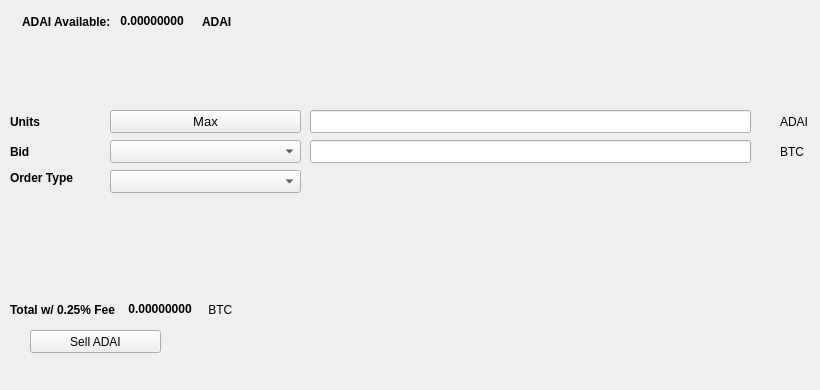
   <widget class="QWidget" name="SellTab">
    <attribute name="title">
     <string>Sell</string>
    </attribute>
    <widget class="QLabel" name="label_16">
     <property name="geometry">
      <rect>
       <x>780</x>
       <y>140</y>
       <width>31</width>
       <height>23</height>
      </rect>
     </property>
     <property name="text">
      <string>BTC</string>
     </property>
    </widget>
    <widget class="QComboBox" name="SellBidcomboBox">
     <property name="geometry">
      <rect>
       <x>110</x>
       <y>140</y>
       <width>191</width>
       <height>23</height>
      </rect>
     </property>
     <property name="font">
      <font>
       <pointsize>10</pointsize>
      </font>
     </property>
    </widget>
    <widget class="QLabel" name="label_18">
     <property name="geometry">
      <rect>
       <x>10</x>
       <y>110</y>
       <width>46</width>
       <height>23</height>
      </rect>
     </property>
     <property name="font">
      <font>
       <weight>75</weight>
       <bold>true</bold>
      </font>
     </property>
     <property name="text">
      <string>Units</string>
     </property>
    </widget>
    <widget class="QPushButton" name="Sell_Max_Amount">
     <property name="geometry">
      <rect>
       <x>110</x>
       <y>110</y>
       <width>191</width>
       <height>23</height>
      </rect>
     </property>
     <property name="font">
      <font>
       <pointsize>10</pointsize>
      </font>
     </property>
     <property name="text">
      <string>Max</string>
     </property>
    </widget>
    <widget class="QLabel" name="label_20">
     <property name="geometry">
      <rect>
       <x>10</x>
       <y>170</y>
       <width>91</width>
       <height>16</height>
      </rect>
     </property>
     <property name="font">
      <font>
       <weight>75</weight>
       <bold>true</bold>
      </font>
     </property>
     <property name="text">
      <string>Order Type</string>
     </property>
    </widget>
    <widget class="QComboBox" name="SellOrdertypeCombo">
     <property name="geometry">
      <rect>
       <x>110</x>
       <y>170</y>
       <width>191</width>
       <height>23</height>
      </rect>
     </property>
     <property name="font">
      <font>
       <pointsize>10</pointsize>
      </font>
     </property>
    </widget>
    <widget class="QLabel" name="label_21">
     <property name="geometry">
      <rect>
       <x>10</x>
       <y>140</y>
       <width>46</width>
       <height>23</height>
      </rect>
     </property>
     <property name="font">
      <font>
       <weight>75</weight>
       <bold>true</bold>
      </font>
     </property>
     <property name="text">
      <string>Bid</string>
     </property>
    </widget>
    <widget class="QLabel" name="label_22">
     <property name="geometry">
      <rect>
       <x>780</x>
       <y>110</y>
       <width>31</width>
       <height>23</height>
      </rect>
     </property>
     <property name="text">
      <string>ADAI</string>
     </property>
    </widget>
    <widget class="QLineEdit" name="UnitsInputADAI">
     <property name="geometry">
      <rect>
       <x>310</x>
       <y>110</y>
       <width>441</width>
       <height>23</height>
      </rect>
     </property>
     <property name="font">
      <font>
       <pointsize>9</pointsize>
       <weight>75</weight>
       <bold>true</bold>
      </font>
     </property>
    </widget>
    <widget class="QLineEdit" name="SellBidPriceEdit">
     <property name="geometry">
      <rect>
       <x>310</x>
       <y>140</y>
       <width>441</width>
       <height>23</height>
      </rect>
     </property>
     <property name="font">
      <font>
       <pointsize>9</pointsize>
       <weight>75</weight>
       <bold>true</bold>
      </font>
     </property>
    </widget>
    <widget class="QPushButton" name="SellADAIBTN">
     <property name="geometry">
      <rect>
       <x>30</x>
       <y>330</y>
       <width>131</width>
       <height>23</height>
      </rect>
     </property>
     <property name="text">
      <string>Sell ADAI</string>
     </property>
     <property name="icon">
      <iconset resource="../bitzonecoin">
       <normaloff>:/icons/bitcoin</normaloff>:/icons/bitcoin</iconset>
     </property>
    </widget>
    <widget class="QWidget" name="layoutWidget3">
     <property name="geometry">
      <rect>
       <x>22</x>
       <y>12</y>
       <width>258</width>
       <height>19</height>
      </rect>
     </property>
     <layout class="QHBoxLayout" name="horizontalLayout">
      <item>
       <widget class="QLabel" name="label232_2">
        <property name="font">
         <font>
          <weight>75</weight>
          <bold>true</bold>
         </font>
        </property>
        <property name="text">
         <string>ADAI Available:</string>
        </property>
       </widget>
      </item>
      <item>
       <widget class="QLabel" name="ADAIAvailableLabel">
        <property name="palette">
         <palette>
          <active>
           <colorrole role="WindowText">
            <brush brushstyle="SolidPattern">
             <color alpha="255">
              <red>0</red>
              <green>0</green>
              <blue>0</blue>
             </color>
            </brush>
           </colorrole>
           <colorrole role="Button">
            <brush brushstyle="SolidPattern">
             <color alpha="255">
              <red>0</red>
              <green>170</green>
              <blue>0</blue>
             </color>
            </brush>
           </colorrole>
           <colorrole role="Light">
            <brush brushstyle="SolidPattern">
             <color alpha="255">
              <red>0</red>
              <green>255</green>
              <blue>0</blue>
             </color>
            </brush>
           </colorrole>
           <colorrole role="Midlight">
            <brush brushstyle="SolidPattern">
             <color alpha="255">
              <red>0</red>
              <green>212</green>
              <blue>0</blue>
             </color>
            </brush>
           </colorrole>
           <colorrole role="Dark">
            <brush brushstyle="SolidPattern">
             <color alpha="255">
              <red>0</red>
              <green>85</green>
              <blue>0</blue>
             </color>
            </brush>
           </colorrole>
           <colorrole role="Mid">
            <brush brushstyle="SolidPattern">
             <color alpha="255">
              <red>0</red>
              <green>113</green>
              <blue>0</blue>
             </color>
            </brush>
           </colorrole>
           <colorrole role="Text">
            <brush brushstyle="SolidPattern">
             <color alpha="255">
              <red>0</red>
              <green>170</green>
              <blue>0</blue>
             </color>
            </brush>
           </colorrole>
           <colorrole role="BrightText">
            <brush brushstyle="SolidPattern">
             <color alpha="255">
              <red>255</red>
              <green>255</green>
              <blue>255</blue>
             </color>
            </brush>
           </colorrole>
           <colorrole role="ButtonText">
            <brush brushstyle="SolidPattern">
             <color alpha="255">
              <red>0</red>
              <green>0</green>
              <blue>0</blue>
             </color>
            </brush>
           </colorrole>
           <colorrole role="Base">
            <brush brushstyle="SolidPattern">
             <color alpha="255">
              <red>255</red>
              <green>255</green>
              <blue>255</blue>
             </color>
            </brush>
           </colorrole>
           <colorrole role="Window">
            <brush brushstyle="SolidPattern">
             <color alpha="255">
              <red>0</red>
              <green>170</green>
              <blue>0</blue>
             </color>
            </brush>
           </colorrole>
           <colorrole role="Shadow">
            <brush brushstyle="SolidPattern">
             <color alpha="255">
              <red>0</red>
              <green>0</green>
              <blue>0</blue>
             </color>
            </brush>
           </colorrole>
           <colorrole role="AlternateBase">
            <brush brushstyle="SolidPattern">
             <color alpha="255">
              <red>127</red>
              <green>212</green>
              <blue>127</blue>
             </color>
            </brush>
           </colorrole>
           <colorrole role="ToolTipBase">
            <brush brushstyle="SolidPattern">
             <color alpha="255">
              <red>255</red>
              <green>255</green>
              <blue>220</blue>
             </color>
            </brush>
           </colorrole>
           <colorrole role="ToolTipText">
            <brush brushstyle="SolidPattern">
             <color alpha="255">
              <red>0</red>
              <green>0</green>
              <blue>0</blue>
             </color>
            </brush>
           </colorrole>
          </active>
          <inactive>
           <colorrole role="WindowText">
            <brush brushstyle="SolidPattern">
             <color alpha="255">
              <red>0</red>
              <green>0</green>
              <blue>0</blue>
             </color>
            </brush>
           </colorrole>
           <colorrole role="Button">
            <brush brushstyle="SolidPattern">
             <color alpha="255">
              <red>0</red>
              <green>170</green>
              <blue>0</blue>
             </color>
            </brush>
           </colorrole>
           <colorrole role="Light">
            <brush brushstyle="SolidPattern">
             <color alpha="255">
              <red>0</red>
              <green>255</green>
              <blue>0</blue>
             </color>
            </brush>
           </colorrole>
           <colorrole role="Midlight">
            <brush brushstyle="SolidPattern">
             <color alpha="255">
              <red>0</red>
              <green>212</green>
              <blue>0</blue>
             </color>
            </brush>
           </colorrole>
           <colorrole role="Dark">
            <brush brushstyle="SolidPattern">
             <color alpha="255">
              <red>0</red>
              <green>85</green>
              <blue>0</blue>
             </color>
            </brush>
           </colorrole>
           <colorrole role="Mid">
            <brush brushstyle="SolidPattern">
             <color alpha="255">
              <red>0</red>
              <green>113</green>
              <blue>0</blue>
             </color>
            </brush>
           </colorrole>
           <colorrole role="Text">
            <brush brushstyle="SolidPattern">
             <color alpha="255">
              <red>0</red>
              <green>170</green>
              <blue>0</blue>
             </color>
            </brush>
           </colorrole>
           <colorrole role="BrightText">
            <brush brushstyle="SolidPattern">
             <color alpha="255">
              <red>255</red>
              <green>255</green>
              <blue>255</blue>
             </color>
            </brush>
           </colorrole>
           <colorrole role="ButtonText">
            <brush brushstyle="SolidPattern">
             <color alpha="255">
              <red>0</red>
              <green>0</green>
              <blue>0</blue>
             </color>
            </brush>
           </colorrole>
           <colorrole role="Base">
            <brush brushstyle="SolidPattern">
             <color alpha="255">
              <red>255</red>
              <green>255</green>
              <blue>255</blue>
             </color>
            </brush>
           </colorrole>
           <colorrole role="Window">
            <brush brushstyle="SolidPattern">
             <color alpha="255">
              <red>0</red>
              <green>170</green>
              <blue>0</blue>
             </color>
            </brush>
           </colorrole>
           <colorrole role="Shadow">
            <brush brushstyle="SolidPattern">
             <color alpha="255">
              <red>0</red>
              <green>0</green>
              <blue>0</blue>
             </color>
            </brush>
           </colorrole>
           <colorrole role="AlternateBase">
            <brush brushstyle="SolidPattern">
             <color alpha="255">
              <red>127</red>
              <green>212</green>
              <blue>127</blue>
             </color>
            </brush>
           </colorrole>
           <colorrole role="ToolTipBase">
            <brush brushstyle="SolidPattern">
             <color alpha="255">
              <red>255</red>
              <green>255</green>
              <blue>220</blue>
             </color>
            </brush>
           </colorrole>
           <colorrole role="ToolTipText">
            <brush brushstyle="SolidPattern">
             <color alpha="255">
              <red>0</red>
              <green>0</green>
              <blue>0</blue>
             </color>
            </brush>
           </colorrole>
          </inactive>
          <disabled>
           <colorrole role="WindowText">
            <brush brushstyle="SolidPattern">
             <color alpha="255">
              <red>0</red>
              <green>85</green>
              <blue>0</blue>
             </color>
            </brush>
           </colorrole>
           <colorrole role="Button">
            <brush brushstyle="SolidPattern">
             <color alpha="255">
              <red>0</red>
              <green>170</green>
              <blue>0</blue>
             </color>
            </brush>
           </colorrole>
           <colorrole role="Light">
            <brush brushstyle="SolidPattern">
             <color alpha="255">
              <red>0</red>
              <green>255</green>
              <blue>0</blue>
             </color>
            </brush>
           </colorrole>
           <colorrole role="Midlight">
            <brush brushstyle="SolidPattern">
             <color alpha="255">
              <red>0</red>
              <green>212</green>
              <blue>0</blue>
             </color>
            </brush>
           </colorrole>
           <colorrole role="Dark">
            <brush brushstyle="SolidPattern">
             <color alpha="255">
              <red>0</red>
              <green>85</green>
              <blue>0</blue>
             </color>
            </brush>
           </colorrole>
           <colorrole role="Mid">
            <brush brushstyle="SolidPattern">
             <color alpha="255">
              <red>0</red>
              <green>113</green>
              <blue>0</blue>
             </color>
            </brush>
           </colorrole>
           <colorrole role="Text">
            <brush brushstyle="SolidPattern">
             <color alpha="255">
              <red>0</red>
              <green>85</green>
              <blue>0</blue>
             </color>
            </brush>
           </colorrole>
           <colorrole role="BrightText">
            <brush brushstyle="SolidPattern">
             <color alpha="255">
              <red>255</red>
              <green>255</green>
              <blue>255</blue>
             </color>
            </brush>
           </colorrole>
           <colorrole role="ButtonText">
            <brush brushstyle="SolidPattern">
             <color alpha="255">
              <red>0</red>
              <green>85</green>
              <blue>0</blue>
             </color>
            </brush>
           </colorrole>
           <colorrole role="Base">
            <brush brushstyle="SolidPattern">
             <color alpha="255">
              <red>0</red>
              <green>170</green>
              <blue>0</blue>
             </color>
            </brush>
           </colorrole>
           <colorrole role="Window">
            <brush brushstyle="SolidPattern">
             <color alpha="255">
              <red>0</red>
              <green>170</green>
              <blue>0</blue>
             </color>
            </brush>
           </colorrole>
           <colorrole role="Shadow">
            <brush brushstyle="SolidPattern">
             <color alpha="255">
              <red>0</red>
              <green>0</green>
              <blue>0</blue>
             </color>
            </brush>
           </colorrole>
           <colorrole role="AlternateBase">
            <brush brushstyle="SolidPattern">
             <color alpha="255">
              <red>0</red>
              <green>170</green>
              <blue>0</blue>
             </color>
            </brush>
           </colorrole>
           <colorrole role="ToolTipBase">
            <brush brushstyle="SolidPattern">
             <color alpha="255">
              <red>255</red>
              <green>255</green>
              <blue>220</blue>
             </color>
            </brush>
           </colorrole>
           <colorrole role="ToolTipText">
            <brush brushstyle="SolidPattern">
             <color alpha="255">
              <red>0</red>
              <green>0</green>
              <blue>0</blue>
             </color>
            </brush>
           </colorrole>
          </disabled>
         </palette>
        </property>
        <property name="font">
         <font>
          <weight>75</weight>
          <bold>true</bold>
         </font>
        </property>
        <property name="text">
         <string> 0.00000000 </string>
        </property>
        <property name="textInteractionFlags">
         <set>Qt::LinksAccessibleByMouse|Qt::TextSelectableByKeyboard|Qt::TextSelectableByMouse</set>
        </property>
       </widget>
      </item>
      <item>
       <widget class="QLabel" name="labelADAI">
        <property name="font">
         <font>
          <weight>75</weight>
          <bold>true</bold>
         </font>
        </property>
        <property name="text">
         <string>ADAI</string>
        </property>
       </widget>
      </item>
     </layout>
    </widget>
    <widget class="QWidget" name="layoutWidget">
     <property name="geometry">
      <rect>
       <x>10</x>
       <y>300</y>
       <width>268</width>
       <height>19</height>
      </rect>
     </property>
     <layout class="QHBoxLayout" name="horizontalLayout_2">
      <item>
       <widget class="QLabel" name="label_19">
        <property name="font">
         <font>
          <weight>75</weight>
          <bold>true</bold>
         </font>
        </property>
        <property name="text">
         <string>Total w/ 0.25% Fee </string>
        </property>
       </widget>
      </item>
      <item>
       <widget class="QLabel" name="SellCostLabel">
        <property name="palette">
         <palette>
          <active>
           <colorrole role="WindowText">
            <brush brushstyle="SolidPattern">
             <color alpha="255">
              <red>0</red>
              <green>0</green>
              <blue>0</blue>
             </color>
            </brush>
           </colorrole>
           <colorrole role="Button">
            <brush brushstyle="SolidPattern">
             <color alpha="255">
              <red>0</red>
              <green>170</green>
              <blue>0</blue>
             </color>
            </brush>
           </colorrole>
           <colorrole role="Light">
            <brush brushstyle="SolidPattern">
             <color alpha="255">
              <red>0</red>
              <green>255</green>
              <blue>0</blue>
             </color>
            </brush>
           </colorrole>
           <colorrole role="Midlight">
            <brush brushstyle="SolidPattern">
             <color alpha="255">
              <red>0</red>
              <green>212</green>
              <blue>0</blue>
             </color>
            </brush>
           </colorrole>
           <colorrole role="Dark">
            <brush brushstyle="SolidPattern">
             <color alpha="255">
              <red>0</red>
              <green>85</green>
              <blue>0</blue>
             </color>
            </brush>
           </colorrole>
           <colorrole role="Mid">
            <brush brushstyle="SolidPattern">
             <color alpha="255">
              <red>0</red>
              <green>113</green>
              <blue>0</blue>
             </color>
            </brush>
           </colorrole>
           <colorrole role="Text">
            <brush brushstyle="SolidPattern">
             <color alpha="255">
              <red>0</red>
              <green>170</green>
              <blue>0</blue>
             </color>
            </brush>
           </colorrole>
           <colorrole role="BrightText">
            <brush brushstyle="SolidPattern">
             <color alpha="255">
              <red>255</red>
              <green>255</green>
              <blue>255</blue>
             </color>
            </brush>
           </colorrole>
           <colorrole role="ButtonText">
            <brush brushstyle="SolidPattern">
             <color alpha="255">
              <red>0</red>
              <green>0</green>
              <blue>0</blue>
             </color>
            </brush>
           </colorrole>
           <colorrole role="Base">
            <brush brushstyle="SolidPattern">
             <color alpha="255">
              <red>255</red>
              <green>255</green>
              <blue>255</blue>
             </color>
            </brush>
           </colorrole>
           <colorrole role="Window">
            <brush brushstyle="SolidPattern">
             <color alpha="255">
              <red>0</red>
              <green>170</green>
              <blue>0</blue>
             </color>
            </brush>
           </colorrole>
           <colorrole role="Shadow">
            <brush brushstyle="SolidPattern">
             <color alpha="255">
              <red>0</red>
              <green>0</green>
              <blue>0</blue>
             </color>
            </brush>
           </colorrole>
           <colorrole role="AlternateBase">
            <brush brushstyle="SolidPattern">
             <color alpha="255">
              <red>127</red>
              <green>212</green>
              <blue>127</blue>
             </color>
            </brush>
           </colorrole>
           <colorrole role="ToolTipBase">
            <brush brushstyle="SolidPattern">
             <color alpha="255">
              <red>255</red>
              <green>255</green>
              <blue>220</blue>
             </color>
            </brush>
           </colorrole>
           <colorrole role="ToolTipText">
            <brush brushstyle="SolidPattern">
             <color alpha="255">
              <red>0</red>
              <green>0</green>
              <blue>0</blue>
             </color>
            </brush>
           </colorrole>
          </active>
          <inactive>
           <colorrole role="WindowText">
            <brush brushstyle="SolidPattern">
             <color alpha="255">
              <red>0</red>
              <green>0</green>
              <blue>0</blue>
             </color>
            </brush>
           </colorrole>
           <colorrole role="Button">
            <brush brushstyle="SolidPattern">
             <color alpha="255">
              <red>0</red>
              <green>170</green>
              <blue>0</blue>
             </color>
            </brush>
           </colorrole>
           <colorrole role="Light">
            <brush brushstyle="SolidPattern">
             <color alpha="255">
              <red>0</red>
              <green>255</green>
              <blue>0</blue>
             </color>
            </brush>
           </colorrole>
           <colorrole role="Midlight">
            <brush brushstyle="SolidPattern">
             <color alpha="255">
              <red>0</red>
              <green>212</green>
              <blue>0</blue>
             </color>
            </brush>
           </colorrole>
           <colorrole role="Dark">
            <brush brushstyle="SolidPattern">
             <color alpha="255">
              <red>0</red>
              <green>85</green>
              <blue>0</blue>
             </color>
            </brush>
           </colorrole>
           <colorrole role="Mid">
            <brush brushstyle="SolidPattern">
             <color alpha="255">
              <red>0</red>
              <green>113</green>
              <blue>0</blue>
             </color>
            </brush>
           </colorrole>
           <colorrole role="Text">
            <brush brushstyle="SolidPattern">
             <color alpha="255">
              <red>0</red>
              <green>170</green>
              <blue>0</blue>
             </color>
            </brush>
           </colorrole>
           <colorrole role="BrightText">
            <brush brushstyle="SolidPattern">
             <color alpha="255">
              <red>255</red>
              <green>255</green>
              <blue>255</blue>
             </color>
            </brush>
           </colorrole>
           <colorrole role="ButtonText">
            <brush brushstyle="SolidPattern">
             <color alpha="255">
              <red>0</red>
              <green>0</green>
              <blue>0</blue>
             </color>
            </brush>
           </colorrole>
           <colorrole role="Base">
            <brush brushstyle="SolidPattern">
             <color alpha="255">
              <red>255</red>
              <green>255</green>
              <blue>255</blue>
             </color>
            </brush>
           </colorrole>
           <colorrole role="Window">
            <brush brushstyle="SolidPattern">
             <color alpha="255">
              <red>0</red>
              <green>170</green>
              <blue>0</blue>
             </color>
            </brush>
           </colorrole>
           <colorrole role="Shadow">
            <brush brushstyle="SolidPattern">
             <color alpha="255">
              <red>0</red>
              <green>0</green>
              <blue>0</blue>
             </color>
            </brush>
           </colorrole>
           <colorrole role="AlternateBase">
            <brush brushstyle="SolidPattern">
             <color alpha="255">
              <red>127</red>
              <green>212</green>
              <blue>127</blue>
             </color>
            </brush>
           </colorrole>
           <colorrole role="ToolTipBase">
            <brush brushstyle="SolidPattern">
             <color alpha="255">
              <red>255</red>
              <green>255</green>
              <blue>220</blue>
             </color>
            </brush>
           </colorrole>
           <colorrole role="ToolTipText">
            <brush brushstyle="SolidPattern">
             <color alpha="255">
              <red>0</red>
              <green>0</green>
              <blue>0</blue>
             </color>
            </brush>
           </colorrole>
          </inactive>
          <disabled>
           <colorrole role="WindowText">
            <brush brushstyle="SolidPattern">
             <color alpha="255">
              <red>0</red>
              <green>85</green>
              <blue>0</blue>
             </color>
            </brush>
           </colorrole>
           <colorrole role="Button">
            <brush brushstyle="SolidPattern">
             <color alpha="255">
              <red>0</red>
              <green>170</green>
              <blue>0</blue>
             </color>
            </brush>
           </colorrole>
           <colorrole role="Light">
            <brush brushstyle="SolidPattern">
             <color alpha="255">
              <red>0</red>
              <green>255</green>
              <blue>0</blue>
             </color>
            </brush>
           </colorrole>
           <colorrole role="Midlight">
            <brush brushstyle="SolidPattern">
             <color alpha="255">
              <red>0</red>
              <green>212</green>
              <blue>0</blue>
             </color>
            </brush>
           </colorrole>
           <colorrole role="Dark">
            <brush brushstyle="SolidPattern">
             <color alpha="255">
              <red>0</red>
              <green>85</green>
              <blue>0</blue>
             </color>
            </brush>
           </colorrole>
           <colorrole role="Mid">
            <brush brushstyle="SolidPattern">
             <color alpha="255">
              <red>0</red>
              <green>113</green>
              <blue>0</blue>
             </color>
            </brush>
           </colorrole>
           <colorrole role="Text">
            <brush brushstyle="SolidPattern">
             <color alpha="255">
              <red>0</red>
              <green>85</green>
              <blue>0</blue>
             </color>
            </brush>
           </colorrole>
           <colorrole role="BrightText">
            <brush brushstyle="SolidPattern">
             <color alpha="255">
              <red>255</red>
              <green>255</green>
              <blue>255</blue>
             </color>
            </brush>
           </colorrole>
           <colorrole role="ButtonText">
            <brush brushstyle="SolidPattern">
             <color alpha="255">
              <red>0</red>
              <green>85</green>
              <blue>0</blue>
             </color>
            </brush>
           </colorrole>
           <colorrole role="Base">
            <brush brushstyle="SolidPattern">
             <color alpha="255">
              <red>0</red>
              <green>170</green>
              <blue>0</blue>
             </color>
            </brush>
           </colorrole>
           <colorrole role="Window">
            <brush brushstyle="SolidPattern">
             <color alpha="255">
              <red>0</red>
              <green>170</green>
              <blue>0</blue>
             </color>
            </brush>
           </colorrole>
           <colorrole role="Shadow">
            <brush brushstyle="SolidPattern">
             <color alpha="255">
              <red>0</red>
              <green>0</green>
              <blue>0</blue>
             </color>
            </brush>
           </colorrole>
           <colorrole role="AlternateBase">
            <brush brushstyle="SolidPattern">
             <color alpha="255">
              <red>0</red>
              <green>170</green>
              <blue>0</blue>
             </color>
            </brush>
           </colorrole>
           <colorrole role="ToolTipBase">
            <brush brushstyle="SolidPattern">
             <color alpha="255">
              <red>255</red>
              <green>255</green>
              <blue>220</blue>
             </color>
            </brush>
           </colorrole>
           <colorrole role="ToolTipText">
            <brush brushstyle="SolidPattern">
             <color alpha="255">
              <red>0</red>
              <green>0</green>
              <blue>0</blue>
             </color>
            </brush>
           </colorrole>
          </disabled>
         </palette>
        </property>
        <property name="font">
         <font>
          <weight>75</weight>
          <bold>true</bold>
         </font>
        </property>
        <property name="autoFillBackground">
         <bool>false</bool>
        </property>
        <property name="text">
         <string> 0.00000000</string>
        </property>
        <property name="textInteractionFlags">
         <set>Qt::LinksAccessibleByMouse|Qt::TextSelectableByMouse</set>
        </property>
       </widget>
      </item>
      <item>
       <widget class="QLabel" name="label_17">
        <property name="font">
         <font>
          <weight>50</weight>
          <bold>false</bold>
         </font>
        </property>
        <property name="text">
         <string> BTC</string>
        </property>
       </widget>
      </item>
     </layout>
    </widget>
    <widget class="QLabel" name="label_23">
     <property name="geometry">
      <rect>
       <x>460</x>
       <y>300</y>
       <width>281</width>
       <height>81</height>
      </rect>
     </property>
     <property name="text">
      <string/>
     </property>
     <property name="pixmap">
      <pixmap>:/images/bittrex</pixmap>
     </property>
    </widget>
   </widget>
